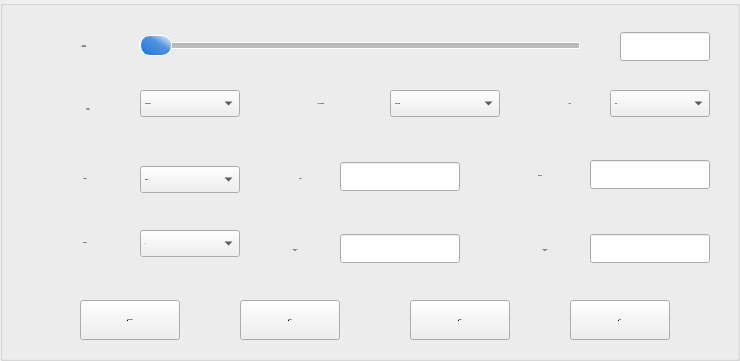
     <widget class="QGroupBox" name="groupBox_3">
      <property name="geometry">
       <rect>
        <x>20</x>
        <y>12</y>
        <width>740</width>
        <height>361</height>
       </rect>
      </property>
      <property name="font">
       <font>
        <pointsize>-1</pointsize>
        <weight>75</weight>
        <italic>false</italic>
        <bold>true</bold>
       </font>
      </property>
      <property name="styleSheet">
       <string notr="true">QGroupBox {
   background-color: qlineargradient(x1: 0, y1: 0, x2: 0, y2: 1,
                                       stop: 0 #4a79b5, stop: 1 #0f0f0f);
/*                                       stop: 0 #3a5976, stop: 1 #000000);*/
     border: 2px solid gray;
     border-radius: 5px;
     margin-top: 1ex; /* leave space at the top for the title */
	 font:bold 16px;	
 }

 QGroupBox::title {
	border:2px solid white;
	border-radius:5px;
     subcontrol-origin: margin;
     subcontrol-position: top left; /* position at the top center */
     background-color: qlineargradient(x1: 0, y1: 0, x2: 0, y2: 1,
                                       stop: 0 #d8dff2, stop: 1 #FFFFFF);
 }
QLabel{
	color:white;
}&lt;?xml version=&quot;1.0&quot; encoding=&quot;UTF-8&quot;?&gt;
&lt;ui version=&quot;4.0&quot;&gt;
 &lt;widget name=&quot;__qt_fake_top_level&quot;&gt;
  &lt;widget class=&quot;QLabel&quot; name=&quot;label_3&quot;&gt;
   &lt;property name=&quot;geometry&quot;&gt;
    &lt;rect&gt;
     &lt;x&gt;10&lt;/x&gt;
     &lt;y&gt;145&lt;/y&gt;
     &lt;width&gt;39&lt;/width&gt;
     &lt;height&gt;17&lt;/height&gt;
    &lt;/rect&gt;
   &lt;/property&gt;
   &lt;property name=&quot;sizePolicy&quot;&gt;
    &lt;sizepolicy hsizetype=&quot;Fixed&quot; vsizetype=&quot;Fixed&quot;&gt;
     &lt;horstretch&gt;0&lt;/horstretch&gt;
     &lt;verstretch&gt;0&lt;/verstretch&gt;
    &lt;/sizepolicy&gt;
   &lt;/property&gt;
   &lt;property name=&quot;font&quot;&gt;
    &lt;font&gt;
     &lt;weight&gt;75&lt;/weight&gt;
     &lt;bold&gt;true&lt;/bold&gt;
    &lt;/font&gt;
   &lt;/property&gt;
   &lt;property name=&quot;text&quot;&gt;
    &lt;string&gt;Filter&lt;/string&gt;
   &lt;/property&gt;
   &lt;property name=&quot;alignment&quot;&gt;
    &lt;set&gt;Qt::AlignCenter&lt;/set&gt;
   &lt;/property&gt;
  &lt;/widget&gt;
  &lt;widget class=&quot;QPushButton&quot; name=&quot;Read&quot;&gt;
   &lt;property name=&quot;geometry&quot;&gt;
    &lt;rect&gt;
     &lt;x&gt;250&lt;/x&gt;
     &lt;y&gt;280&lt;/y&gt;
     &lt;width&gt;100&lt;/width&gt;
     &lt;height&gt;40&lt;/height&gt;
    &lt;/rect&gt;
   &lt;/property&gt;
   &lt;property name=&quot;text&quot;&gt;
    &lt;string&gt;&amp;amp;Read&lt;/string&gt;
   &lt;/property&gt;
  &lt;/widget&gt;
  &lt;widget class=&quot;QLabel&quot; name=&quot;label_2&quot;&gt;
   &lt;property name=&quot;geometry&quot;&gt;
    &lt;rect&gt;
     &lt;x&gt;32&lt;/x&gt;
     &lt;y&gt;216&lt;/y&gt;
     &lt;width&gt;72&lt;/width&gt;
     &lt;height&gt;17&lt;/height&gt;
    &lt;/rect&gt;
   &lt;/property&gt;
   &lt;property name=&quot;sizePolicy&quot;&gt;
    &lt;sizepolicy hsizetype=&quot;Fixed&quot; vsizetype=&quot;Fixed&quot;&gt;
     &lt;horstretch&gt;0&lt;/horstretch&gt;
     &lt;verstretch&gt;0&lt;/verstretch&gt;
    &lt;/sizepolicy&gt;
   &lt;/property&gt;
   &lt;property name=&quot;font&quot;&gt;
    &lt;font&gt;
     &lt;weight&gt;75&lt;/weight&gt;
     &lt;bold&gt;true&lt;/bold&gt;
    &lt;/font&gt;
   &lt;/property&gt;
   &lt;property name=&quot;text&quot;&gt;
    &lt;string&gt;Total Gain&lt;/string&gt;
   &lt;/property&gt;
   &lt;property name=&quot;alignment&quot;&gt;
    &lt;set&gt;Qt::AlignCenter&lt;/set&gt;
   &lt;/property&gt;
  &lt;/widget&gt;
  &lt;widget class=&quot;QLabel&quot; name=&quot;lblVoltage&quot;&gt;
   &lt;property name=&quot;geometry&quot;&gt;
    &lt;rect&gt;
     &lt;x&gt;292&lt;/x&gt;
     &lt;y&gt;145&lt;/y&gt;
     &lt;width&gt;70&lt;/width&gt;
     &lt;height&gt;17&lt;/height&gt;
    &lt;/rect&gt;
   &lt;/property&gt;
   &lt;property name=&quot;sizePolicy&quot;&gt;
    &lt;sizepolicy hsizetype=&quot;Fixed&quot; vsizetype=&quot;Fixed&quot;&gt;
     &lt;horstretch&gt;0&lt;/horstretch&gt;
     &lt;verstretch&gt;0&lt;/verstretch&gt;
    &lt;/sizepolicy&gt;
   &lt;/property&gt;
   &lt;property name=&quot;font&quot;&gt;
    &lt;font&gt;
     &lt;weight&gt;75&lt;/weight&gt;
     &lt;bold&gt;true&lt;/bold&gt;
    &lt;/font&gt;
   &lt;/property&gt;
   &lt;property name=&quot;text&quot;&gt;
    &lt;string&gt;Voltage&lt;/string&gt;
   &lt;/property&gt;
   &lt;property name=&quot;alignment&quot;&gt;
    &lt;set&gt;Qt::AlignCenter&lt;/set&gt;
   &lt;/property&gt;
  &lt;/widget&gt;
  &lt;widget class=&quot;QComboBox&quot; name=&quot;Filter&quot;&gt;
   &lt;property name=&quot;geometry&quot;&gt;
    &lt;rect&gt;
     &lt;x&gt;118&lt;/x&gt;
     &lt;y&gt;140&lt;/y&gt;
     &lt;width&gt;150&lt;/width&gt;
     &lt;height&gt;27&lt;/height&gt;
    &lt;/rect&gt;
   &lt;/property&gt;
   &lt;item&gt;
    &lt;property name=&quot;text&quot;&gt;
     &lt;string&gt;Full&lt;/string&gt;
    &lt;/property&gt;
   &lt;/item&gt;
   &lt;item&gt;
    &lt;property name=&quot;text&quot;&gt;
     &lt;string&gt;20&lt;/string&gt;
    &lt;/property&gt;
   &lt;/item&gt;
   &lt;item&gt;
    &lt;property name=&quot;text&quot;&gt;
     &lt;string&gt;100&lt;/string&gt;
    &lt;/property&gt;
   &lt;/item&gt;
   &lt;item&gt;
    &lt;property name=&quot;text&quot;&gt;
     &lt;string&gt;200&lt;/string&gt;
    &lt;/property&gt;
   &lt;/item&gt;
   &lt;item&gt;
    &lt;property name=&quot;text&quot;&gt;
     &lt;string&gt;350&lt;/string&gt;
    &lt;/property&gt;
   &lt;/item&gt;
   &lt;item&gt;
    &lt;property name=&quot;text&quot;&gt;
     &lt;string&gt;650&lt;/string&gt;
    &lt;/property&gt;
   &lt;/item&gt;
   &lt;item&gt;
    &lt;property name=&quot;text&quot;&gt;
     &lt;string&gt;750&lt;/string&gt;
    &lt;/property&gt;
   &lt;/item&gt;
   &lt;item&gt;
    &lt;property name=&quot;text&quot;&gt;
     &lt;string&gt;X&lt;/string&gt;
    &lt;/property&gt;
   &lt;/item&gt;
  &lt;/widget&gt;
  &lt;widget class=&quot;QLabel&quot; name=&quot;label_6&quot;&gt;
   &lt;property name=&quot;geometry&quot;&gt;
    &lt;rect&gt;
     &lt;x&gt;292&lt;/x&gt;
     &lt;y&gt;207&lt;/y&gt;
     &lt;width&gt;90&lt;/width&gt;
     &lt;height&gt;40&lt;/height&gt;
    &lt;/rect&gt;
   &lt;/property&gt;
   &lt;property name=&quot;sizePolicy&quot;&gt;
    &lt;sizepolicy hsizetype=&quot;Fixed&quot; vsizetype=&quot;Fixed&quot;&gt;
     &lt;horstretch&gt;0&lt;/horstretch&gt;
     &lt;verstretch&gt;0&lt;/verstretch&gt;
    &lt;/sizepolicy&gt;
   &lt;/property&gt;
   &lt;property name=&quot;font&quot;&gt;
    &lt;font&gt;
     &lt;weight&gt;75&lt;/weight&gt;
     &lt;bold&gt;true&lt;/bold&gt;
    &lt;/font&gt;
   &lt;/property&gt;
   &lt;property name=&quot;text&quot;&gt;
    &lt;string&gt;Full Scale&lt;/string&gt;
   &lt;/property&gt;
   &lt;property name=&quot;alignment&quot;&gt;
    &lt;set&gt;Qt::AlignCenter&lt;/set&gt;
   &lt;/property&gt;
  &lt;/widget&gt;
  &lt;widget class=&quot;QLabel&quot; name=&quot;label_4&quot;&gt;
   &lt;property name=&quot;geometry&quot;&gt;
    &lt;rect&gt;
     &lt;x&gt;10&lt;/x&gt;
     &lt;y&gt;75&lt;/y&gt;
     &lt;width&gt;92&lt;/width&gt;
     &lt;height&gt;17&lt;/height&gt;
    &lt;/rect&gt;
   &lt;/property&gt;
   &lt;property name=&quot;sizePolicy&quot;&gt;
    &lt;sizepolicy hsizetype=&quot;Fixed&quot; vsizetype=&quot;Fixed&quot;&gt;
     &lt;horstretch&gt;0&lt;/horstretch&gt;
     &lt;verstretch&gt;0&lt;/verstretch&gt;
    &lt;/sizepolicy&gt;
   &lt;/property&gt;
   &lt;property name=&quot;font&quot;&gt;
    &lt;font&gt;
     &lt;weight&gt;75&lt;/weight&gt;
     &lt;bold&gt;true&lt;/bold&gt;
    &lt;/font&gt;
   &lt;/property&gt;
   &lt;property name=&quot;text&quot;&gt;
    &lt;string&gt;Power Mode&lt;/string&gt;
   &lt;/property&gt;
   &lt;property name=&quot;alignment&quot;&gt;
    &lt;set&gt;Qt::AlignCenter&lt;/set&gt;
   &lt;/property&gt;
  &lt;/widget&gt;
  &lt;widget class=&quot;QLabel&quot; name=&quot;label_5&quot;&gt;
   &lt;property name=&quot;geometry&quot;&gt;
    &lt;rect&gt;
     &lt;x&gt;292&lt;/x&gt;
     &lt;y&gt;75&lt;/y&gt;
     &lt;width&gt;102&lt;/width&gt;
     &lt;height&gt;17&lt;/height&gt;
    &lt;/rect&gt;
   &lt;/property&gt;
   &lt;property name=&quot;sizePolicy&quot;&gt;
    &lt;sizepolicy hsizetype=&quot;Fixed&quot; vsizetype=&quot;Fixed&quot;&gt;
     &lt;horstretch&gt;0&lt;/horstretch&gt;
     &lt;verstretch&gt;0&lt;/verstretch&gt;
    &lt;/sizepolicy&gt;
   &lt;/property&gt;
   &lt;property name=&quot;font&quot;&gt;
    &lt;font&gt;
     &lt;weight&gt;75&lt;/weight&gt;
     &lt;bold&gt;true&lt;/bold&gt;
    &lt;/font&gt;
   &lt;/property&gt;
   &lt;property name=&quot;text&quot;&gt;
    &lt;string&gt;Pre Amp Gain&lt;/string&gt;
   &lt;/property&gt;
   &lt;property name=&quot;alignment&quot;&gt;
    &lt;set&gt;Qt::AlignCenter&lt;/set&gt;
   &lt;/property&gt;
  &lt;/widget&gt;
  &lt;widget class=&quot;QLineEdit&quot; name=&quot;CalcFullScale&quot;&gt;
   &lt;property name=&quot;geometry&quot;&gt;
    &lt;rect&gt;
     &lt;x&gt;400&lt;/x&gt;
     &lt;y&gt;210&lt;/y&gt;
     &lt;width&gt;150&lt;/width&gt;
     &lt;height&gt;29&lt;/height&gt;
    &lt;/rect&gt;
   &lt;/property&gt;
   &lt;property name=&quot;text&quot;&gt;
    &lt;string/&gt;
   &lt;/property&gt;
  &lt;/widget&gt;
  &lt;widget class=&quot;QSlider&quot; name=&quot;Attenuater&quot;&gt;
   &lt;property name=&quot;geometry&quot;&gt;
    &lt;rect&gt;
     &lt;x&gt;100&lt;/x&gt;
     &lt;y&gt;10&lt;/y&gt;
     &lt;width&gt;360&lt;/width&gt;
     &lt;height&gt;30&lt;/height&gt;
    &lt;/rect&gt;
   &lt;/property&gt;
   &lt;property name=&quot;sizePolicy&quot;&gt;
    &lt;sizepolicy hsizetype=&quot;Expanding&quot; vsizetype=&quot;Maximum&quot;&gt;
     &lt;horstretch&gt;0&lt;/horstretch&gt;
     &lt;verstretch&gt;0&lt;/verstretch&gt;
    &lt;/sizepolicy&gt;
   &lt;/property&gt;
   &lt;property name=&quot;styleSheet&quot;&gt;
    &lt;string notr=&quot;true&quot;&gt;QSlider::groove:horizontal { border: 1px solid white; height: 5px;background: qlineargradient(x1:0, y1:0, x2:0, y2:1, stop:0 #B1B1B1, stop:1 #c4c4c4);margin: 1px 0;}    
QSlider::handle:horizontal { background: qlineargradient(x1: 0, y1: 1, x2: 1, y2: 0,stop: 0 #1A74DB, stop: 0.6 #5293DE, stop:1 #FFFFFF); border: 1px solid white;width: 20px; height:10px; margin: -15px 0;border-radius: 10px;}&lt;/string&gt;
   &lt;/property&gt;
   &lt;property name=&quot;maximum&quot;&gt;
    &lt;number&gt;14&lt;/number&gt;
   &lt;/property&gt;
   &lt;property name=&quot;pageStep&quot;&gt;
    &lt;number&gt;1&lt;/number&gt;
   &lt;/property&gt;
   &lt;property name=&quot;orientation&quot;&gt;
    &lt;enum&gt;Qt::Horizontal&lt;/enum&gt;
   &lt;/property&gt;
  &lt;/widget&gt;
  &lt;widget class=&quot;QPushButton&quot; name=&quot;Exit&quot;&gt;
   &lt;property name=&quot;geometry&quot;&gt;
    &lt;rect&gt;
     &lt;x&gt;410&lt;/x&gt;
     &lt;y&gt;280&lt;/y&gt;
     &lt;width&gt;100&lt;/width&gt;
     &lt;height&gt;40&lt;/height&gt;
    &lt;/rect&gt;
   &lt;/property&gt;
   &lt;property name=&quot;text&quot;&gt;
    &lt;string&gt;&amp;amp;Exit&lt;/string&gt;
   &lt;/property&gt;
  &lt;/widget&gt;
  &lt;widget class=&quot;QLabel&quot; name=&quot;label&quot;&gt;
   &lt;property name=&quot;geometry&quot;&gt;
    &lt;rect&gt;
     &lt;x&gt;10&lt;/x&gt;
     &lt;y&gt;10&lt;/y&gt;
     &lt;width&gt;84&lt;/width&gt;
     &lt;height&gt;33&lt;/height&gt;
    &lt;/rect&gt;
   &lt;/property&gt;
   &lt;property name=&quot;sizePolicy&quot;&gt;
    &lt;sizepolicy hsizetype=&quot;Fixed&quot; vsizetype=&quot;Fixed&quot;&gt;
     &lt;horstretch&gt;0&lt;/horstretch&gt;
     &lt;verstretch&gt;0&lt;/verstretch&gt;
    &lt;/sizepolicy&gt;
   &lt;/property&gt;
   &lt;property name=&quot;font&quot;&gt;
    &lt;font&gt;
     &lt;weight&gt;75&lt;/weight&gt;
     &lt;bold&gt;true&lt;/bold&gt;
    &lt;/font&gt;
   &lt;/property&gt;
   &lt;property name=&quot;text&quot;&gt;
    &lt;string&gt;Ladder 
Attenuator &lt;/string&gt;
   &lt;/property&gt;
   &lt;property name=&quot;alignment&quot;&gt;
    &lt;set&gt;Qt::AlignCenter&lt;/set&gt;
   &lt;/property&gt;
  &lt;/widget&gt;
  &lt;widget class=&quot;QComboBox&quot; name=&quot;PreAmpGain&quot;&gt;
   &lt;property name=&quot;geometry&quot;&gt;
    &lt;rect&gt;
     &lt;x&gt;400&lt;/x&gt;
     &lt;y&gt;70&lt;/y&gt;
     &lt;width&gt;150&lt;/width&gt;
     &lt;height&gt;27&lt;/height&gt;
    &lt;/rect&gt;
   &lt;/property&gt;
   &lt;item&gt;
    &lt;property name=&quot;text&quot;&gt;
     &lt;string&gt;Low Gain&lt;/string&gt;
    &lt;/property&gt;
   &lt;/item&gt;
   &lt;item&gt;
    &lt;property name=&quot;text&quot;&gt;
     &lt;string&gt;High Gain&lt;/string&gt;
    &lt;/property&gt;
   &lt;/item&gt;
  &lt;/widget&gt;
  &lt;widget class=&quot;QPushButton&quot; name=&quot;Write&quot;&gt;
   &lt;property name=&quot;geometry&quot;&gt;
    &lt;rect&gt;
     &lt;x&gt;80&lt;/x&gt;
     &lt;y&gt;280&lt;/y&gt;
     &lt;width&gt;100&lt;/width&gt;
     &lt;height&gt;40&lt;/height&gt;
    &lt;/rect&gt;
   &lt;/property&gt;
   &lt;property name=&quot;text&quot;&gt;
    &lt;string&gt;&amp;amp;Write&lt;/string&gt;
   &lt;/property&gt;
  &lt;/widget&gt;
  &lt;widget class=&quot;QComboBox&quot; name=&quot;Voltage&quot;&gt;
   &lt;property name=&quot;geometry&quot;&gt;
    &lt;rect&gt;
     &lt;x&gt;400&lt;/x&gt;
     &lt;y&gt;140&lt;/y&gt;
     &lt;width&gt;150&lt;/width&gt;
     &lt;height&gt;27&lt;/height&gt;
    &lt;/rect&gt;
   &lt;/property&gt;
   &lt;item&gt;
    &lt;property name=&quot;text&quot;&gt;
     &lt;string&gt;20mV&lt;/string&gt;
    &lt;/property&gt;
   &lt;/item&gt;
   &lt;item&gt;
    &lt;property name=&quot;text&quot;&gt;
     &lt;string&gt;50mV&lt;/string&gt;
    &lt;/property&gt;
   &lt;/item&gt;
   &lt;item&gt;
    &lt;property name=&quot;text&quot;&gt;
     &lt;string&gt;100mV&lt;/string&gt;
    &lt;/property&gt;
   &lt;/item&gt;
   &lt;item&gt;
    &lt;property name=&quot;text&quot;&gt;
     &lt;string&gt;200mV&lt;/string&gt;
    &lt;/property&gt;
   &lt;/item&gt;
   &lt;item&gt;
    &lt;property name=&quot;text&quot;&gt;
     &lt;string&gt;500mV&lt;/string&gt;
    &lt;/property&gt;
   &lt;/item&gt;
   &lt;item&gt;
    &lt;property name=&quot;text&quot;&gt;
     &lt;string&gt;1&lt;/string&gt;
    &lt;/property&gt;
   &lt;/item&gt;
   &lt;item&gt;
    &lt;property name=&quot;text&quot;&gt;
     &lt;string&gt;2&lt;/string&gt;
    &lt;/property&gt;
   &lt;/item&gt;
   &lt;item&gt;
    &lt;property name=&quot;text&quot;&gt;
     &lt;string&gt;5&lt;/string&gt;
    &lt;/property&gt;
   &lt;/item&gt;
   &lt;item&gt;
    &lt;property name=&quot;text&quot;&gt;
     &lt;string&gt;10&lt;/string&gt;
    &lt;/property&gt;
   &lt;/item&gt;
  &lt;/widget&gt;
  &lt;widget class=&quot;QLineEdit&quot; name=&quot;ladder&quot;&gt;
   &lt;property name=&quot;geometry&quot;&gt;
    &lt;rect&gt;
     &lt;x&gt;470&lt;/x&gt;
     &lt;y&gt;12&lt;/y&gt;
     &lt;width&gt;90&lt;/width&gt;
     &lt;height&gt;29&lt;/height&gt;
    &lt;/rect&gt;
   &lt;/property&gt;
   &lt;property name=&quot;sizePolicy&quot;&gt;
    &lt;sizepolicy hsizetype=&quot;Fixed&quot; vsizetype=&quot;Fixed&quot;&gt;
     &lt;horstretch&gt;0&lt;/horstretch&gt;
     &lt;verstretch&gt;0&lt;/verstretch&gt;
    &lt;/sizepolicy&gt;
   &lt;/property&gt;
   &lt;property name=&quot;text&quot;&gt;
    &lt;string/&gt;
   &lt;/property&gt;
  &lt;/widget&gt;
  &lt;widget class=&quot;QLineEdit&quot; name=&quot;TotalGain&quot;&gt;
   &lt;property name=&quot;geometry&quot;&gt;
    &lt;rect&gt;
     &lt;x&gt;140&lt;/x&gt;
     &lt;y&gt;210&lt;/y&gt;
     &lt;width&gt;150&lt;/width&gt;
     &lt;height&gt;29&lt;/height&gt;
    &lt;/rect&gt;
   &lt;/property&gt;
   &lt;property name=&quot;text&quot;&gt;
    &lt;string/&gt;
   &lt;/property&gt;
  &lt;/widget&gt;
  &lt;widget class=&quot;QComboBox&quot; name=&quot;PowerMode&quot;&gt;
   &lt;property name=&quot;geometry&quot;&gt;
    &lt;rect&gt;
     &lt;x&gt;118&lt;/x&gt;
     &lt;y&gt;70&lt;/y&gt;
     &lt;width&gt;150&lt;/width&gt;
     &lt;height&gt;27&lt;/height&gt;
    &lt;/rect&gt;
   &lt;/property&gt;
   &lt;item&gt;
    &lt;property name=&quot;text&quot;&gt;
     &lt;string&gt;Full Power&lt;/string&gt;
    &lt;/property&gt;
   &lt;/item&gt;
   &lt;item&gt;
    &lt;property name=&quot;text&quot;&gt;
     &lt;string&gt;Aux Hi-Z&lt;/string&gt;
    &lt;/property&gt;
   &lt;/item&gt;
  &lt;/widget&gt;
 &lt;/widget&gt;
 &lt;resources/&gt;
&lt;/ui&gt;
</string>
      </property>
      <property name="title">
       <string/>
      </property>
      <widget class="QLabel" name="label_3">
       <property name="geometry">
        <rect>
         <x>540</x>
         <y>95</y>
         <width>60</width>
         <height>17</height>
        </rect>
       </property>
       <property name="sizePolicy">
        <sizepolicy hsizetype="Fixed" vsizetype="Fixed">
         <horstretch>0</horstretch>
         <verstretch>0</verstretch>
        </sizepolicy>
       </property>
       <property name="font">
        <font>
         <pointsize>-1</pointsize>
         <weight>75</weight>
         <italic>false</italic>
         <bold>true</bold>
        </font>
       </property>
       <property name="text">
        <string>Filter</string>
       </property>
       <property name="alignment">
        <set>Qt::AlignCenter</set>
       </property>
      </widget>
      <widget class="QPushButton" name="Read">
       <property name="geometry">
        <rect>
         <x>410</x>
         <y>300</y>
         <width>100</width>
         <height>40</height>
        </rect>
       </property>
       <property name="font">
        <font>
         <family>DejaVu Sans</family>
        </font>
       </property>
       <property name="text">
        <string>&amp;Read</string>
       </property>
      </widget>
      <widget class="QLabel" name="label_2">
       <property name="geometry">
        <rect>
         <x>500</x>
         <y>167</y>
         <width>80</width>
         <height>17</height>
        </rect>
       </property>
       <property name="sizePolicy">
        <sizepolicy hsizetype="Fixed" vsizetype="Fixed">
         <horstretch>0</horstretch>
         <verstretch>0</verstretch>
        </sizepolicy>
       </property>
       <property name="font">
        <font>
         <pointsize>-1</pointsize>
         <weight>75</weight>
         <italic>false</italic>
         <bold>true</bold>
        </font>
       </property>
       <property name="text">
        <string>LMH o/p</string>
       </property>
       <property name="alignment">
        <set>Qt::AlignCenter</set>
       </property>
      </widget>
      <widget class="QLabel" name="lblVoltage">
       <property name="geometry">
        <rect>
         <x>50</x>
         <y>170</y>
         <width>70</width>
         <height>17</height>
        </rect>
       </property>
       <property name="sizePolicy">
        <sizepolicy hsizetype="Fixed" vsizetype="Fixed">
         <horstretch>0</horstretch>
         <verstretch>0</verstretch>
        </sizepolicy>
       </property>
       <property name="font">
        <font>
         <pointsize>-1</pointsize>
         <weight>75</weight>
         <italic>false</italic>
         <bold>true</bold>
        </font>
       </property>
       <property name="text">
        <string>Voltage</string>
       </property>
       <property name="alignment">
        <set>Qt::AlignCenter</set>
       </property>
      </widget>
      <widget class="QComboBox" name="Filter">
       <property name="geometry">
        <rect>
         <x>610</x>
         <y>90</y>
         <width>100</width>
         <height>27</height>
        </rect>
       </property>
       <property name="font">
        <font>
         <family>DejaVu Sans</family>
        </font>
       </property>
       <item>
        <property name="text">
         <string>Full</string>
        </property>
       </item>
       <item>
        <property name="text">
         <string>20</string>
        </property>
       </item>
       <item>
        <property name="text">
         <string>100</string>
        </property>
       </item>
       <item>
        <property name="text">
         <string>200</string>
        </property>
       </item>
       <item>
        <property name="text">
         <string>350</string>
        </property>
       </item>
       <item>
        <property name="text">
         <string>650</string>
        </property>
       </item>
       <item>
        <property name="text">
         <string>750</string>
        </property>
       </item>
       <item>
        <property name="text">
         <string>X</string>
        </property>
       </item>
      </widget>
      <widget class="QLabel" name="label_6">
       <property name="geometry">
        <rect>
         <x>250</x>
         <y>230</y>
         <width>90</width>
         <height>40</height>
        </rect>
       </property>
       <property name="sizePolicy">
        <sizepolicy hsizetype="Fixed" vsizetype="Fixed">
         <horstretch>0</horstretch>
         <verstretch>0</verstretch>
        </sizepolicy>
       </property>
       <property name="font">
        <font>
         <pointsize>-1</pointsize>
         <weight>75</weight>
         <italic>false</italic>
         <bold>true</bold>
        </font>
       </property>
       <property name="text">
        <string>Total Gain
(dB)</string>
       </property>
       <property name="alignment">
        <set>Qt::AlignCenter</set>
       </property>
      </widget>
      <widget class="QLabel" name="label_4">
       <property name="geometry">
        <rect>
         <x>42</x>
         <y>89</y>
         <width>92</width>
         <height>40</height>
        </rect>
       </property>
       <property name="sizePolicy">
        <sizepolicy hsizetype="Fixed" vsizetype="Fixed">
         <horstretch>0</horstretch>
         <verstretch>0</verstretch>
        </sizepolicy>
       </property>
       <property name="font">
        <font>
         <pointsize>-1</pointsize>
         <weight>75</weight>
         <italic>false</italic>
         <bold>true</bold>
        </font>
       </property>
       <property name="text">
        <string>Power 
Mode</string>
       </property>
       <property name="alignment">
        <set>Qt::AlignCenter</set>
       </property>
      </widget>
      <widget class="QLabel" name="label_5">
       <property name="geometry">
        <rect>
         <x>270</x>
         <y>95</y>
         <width>102</width>
         <height>17</height>
        </rect>
       </property>
       <property name="sizePolicy">
        <sizepolicy hsizetype="Fixed" vsizetype="Fixed">
         <horstretch>0</horstretch>
         <verstretch>0</verstretch>
        </sizepolicy>
       </property>
       <property name="font">
        <font>
         <pointsize>-1</pointsize>
         <weight>75</weight>
         <italic>false</italic>
         <bold>true</bold>
        </font>
       </property>
       <property name="text">
        <string>Pre Amp Gain</string>
       </property>
       <property name="alignment">
        <set>Qt::AlignCenter</set>
       </property>
      </widget>
      <widget class="QLineEdit" name="totalGaindB">
       <property name="geometry">
        <rect>
         <x>340</x>
         <y>234</y>
         <width>120</width>
         <height>29</height>
        </rect>
       </property>
       <property name="font">
        <font>
         <pointsize>-1</pointsize>
         <weight>75</weight>
         <italic>false</italic>
         <bold>true</bold>
        </font>
       </property>
       <property name="text">
        <string/>
       </property>
      </widget>
      <widget class="QSlider" name="Attenuater">
       <property name="geometry">
        <rect>
         <x>139</x>
         <y>10</y>
         <width>441</width>
         <height>71</height>
        </rect>
       </property>
       <property name="sizePolicy">
        <sizepolicy hsizetype="Expanding" vsizetype="Maximum">
         <horstretch>0</horstretch>
         <verstretch>0</verstretch>
        </sizepolicy>
       </property>
       <property name="font">
        <font>
         <family>DejaVu Sans</family>
        </font>
       </property>
       <property name="styleSheet">
        <string notr="true">QSlider::groove:horizontal { border: 1px solid white; height: 5px;background: qlineargradient(x1:0, y1:0, x2:0, y2:1, stop:0 #B1B1B1, stop:1 #c4c4c4);margin: 1px 0;}    
QSlider::handle:horizontal { background: qlineargradient(x1: 0, y1: 1, x2: 1, y2: 0,stop: 0 #1A74DB, stop: 0.6 #5293DE, stop:1 #FFFFFF); border: 1px solid white;width: 30px; height:25px; margin: -8px 0px;border-radius: 10px;}</string>
       </property>
       <property name="maximum">
        <number>10</number>
       </property>
       <property name="pageStep">
        <number>1</number>
       </property>
       <property name="orientation">
        <enum>Qt::Horizontal</enum>
       </property>
      </widget>
      <widget class="QPushButton" name="Exit">
       <property name="geometry">
        <rect>
         <x>570</x>
         <y>300</y>
         <width>100</width>
         <height>40</height>
        </rect>
       </property>
       <property name="font">
        <font>
         <family>DejaVu Sans</family>
        </font>
       </property>
       <property name="text">
        <string>&amp;Exit</string>
       </property>
      </widget>
      <widget class="QLabel" name="label">
       <property name="geometry">
        <rect>
         <x>42</x>
         <y>30</y>
         <width>84</width>
         <height>33</height>
        </rect>
       </property>
       <property name="sizePolicy">
        <sizepolicy hsizetype="Fixed" vsizetype="Fixed">
         <horstretch>0</horstretch>
         <verstretch>0</verstretch>
        </sizepolicy>
       </property>
       <property name="font">
        <font>
         <pointsize>-1</pointsize>
         <weight>75</weight>
         <italic>false</italic>
         <bold>true</bold>
        </font>
       </property>
       <property name="text">
        <string>Ladder 
Attenuator </string>
       </property>
       <property name="alignment">
        <set>Qt::AlignCenter</set>
       </property>
      </widget>
      <widget class="QComboBox" name="PreAmpGain">
       <property name="geometry">
        <rect>
         <x>390</x>
         <y>90</y>
         <width>110</width>
         <height>27</height>
        </rect>
       </property>
       <property name="font">
        <font>
         <family>DejaVu Sans</family>
        </font>
       </property>
       <item>
        <property name="text">
         <string>Low Gain</string>
        </property>
       </item>
       <item>
        <property name="text">
         <string>High Gain</string>
        </property>
       </item>
      </widget>
      <widget class="QPushButton" name="Write">
       <property name="geometry">
        <rect>
         <x>240</x>
         <y>300</y>
         <width>100</width>
         <height>40</height>
        </rect>
       </property>
       <property name="font">
        <font>
         <family>DejaVu Sans</family>
        </font>
       </property>
       <property name="text">
        <string>&amp;Write</string>
       </property>
      </widget>
      <widget class="QComboBox" name="Voltage">
       <property name="geometry">
        <rect>
         <x>140</x>
         <y>166</y>
         <width>100</width>
         <height>27</height>
        </rect>
       </property>
       <property name="font">
        <font>
         <family>DejaVu Sans</family>
        </font>
       </property>
       <item>
        <property name="text">
         <string>20mV</string>
        </property>
       </item>
       <item>
        <property name="text">
         <string>50mV</string>
        </property>
       </item>
       <item>
        <property name="text">
         <string>100mV</string>
        </property>
       </item>
       <item>
        <property name="text">
         <string>200mV</string>
        </property>
       </item>
       <item>
        <property name="text">
         <string>500mV</string>
        </property>
       </item>
       <item>
        <property name="text">
         <string>1</string>
        </property>
       </item>
       <item>
        <property name="text">
         <string>2</string>
        </property>
       </item>
       <item>
        <property name="text">
         <string>5</string>
        </property>
       </item>
       <item>
        <property name="text">
         <string>10</string>
        </property>
       </item>
      </widget>
      <widget class="QLineEdit" name="ladder">
       <property name="geometry">
        <rect>
         <x>620</x>
         <y>32</y>
         <width>90</width>
         <height>29</height>
        </rect>
       </property>
       <property name="sizePolicy">
        <sizepolicy hsizetype="Fixed" vsizetype="Fixed">
         <horstretch>0</horstretch>
         <verstretch>0</verstretch>
        </sizepolicy>
       </property>
       <property name="font">
        <font>
         <pointsize>-1</pointsize>
         <weight>75</weight>
         <italic>false</italic>
         <bold>true</bold>
        </font>
       </property>
       <property name="text">
        <string/>
       </property>
      </widget>
      <widget class="QLineEdit" name="TotalGain">
       <property name="geometry">
        <rect>
         <x>590</x>
         <y>160</y>
         <width>120</width>
         <height>29</height>
        </rect>
       </property>
       <property name="font">
        <font>
         <pointsize>-1</pointsize>
         <weight>75</weight>
         <italic>false</italic>
         <bold>true</bold>
        </font>
       </property>
       <property name="text">
        <string/>
       </property>
      </widget>
      <widget class="QComboBox" name="PowerMode">
       <property name="geometry">
        <rect>
         <x>140</x>
         <y>90</y>
         <width>100</width>
         <height>27</height>
        </rect>
       </property>
       <property name="font">
        <font>
         <family>DejaVu Sans</family>
        </font>
       </property>
       <item>
        <property name="text">
         <string>Full Power</string>
        </property>
       </item>
       <item>
        <property name="text">
         <string>Aux Hi-Z</string>
        </property>
       </item>
      </widget>
      <widget class="QPushButton" name="Calculate">
       <property name="geometry">
        <rect>
         <x>80</x>
         <y>300</y>
         <width>100</width>
         <height>40</height>
        </rect>
       </property>
       <property name="font">
        <font>
         <family>DejaVu Sans</family>
        </font>
       </property>
       <property name="text">
        <string>&amp;Calculate</string>
       </property>
      </widget>
      <widget class="QLineEdit" name="Data">
       <property name="geometry">
        <rect>
         <x>340</x>
         <y>162</y>
         <width>120</width>
         <height>29</height>
        </rect>
       </property>
       <property name="font">
        <font>
         <pointsize>-1</pointsize>
         <weight>75</weight>
         <italic>false</italic>
         <bold>true</bold>
        </font>
       </property>
       <property name="text">
        <string/>
       </property>
      </widget>
      <widget class="QLabel" name="label_16">
       <property name="geometry">
        <rect>
         <x>270</x>
         <y>170</y>
         <width>61</width>
         <height>17</height>
        </rect>
       </property>
       <property name="sizePolicy">
        <sizepolicy hsizetype="Fixed" vsizetype="Fixed">
         <horstretch>0</horstretch>
         <verstretch>0</verstretch>
        </sizepolicy>
       </property>
       <property name="font">
        <font>
         <pointsize>-1</pointsize>
         <weight>75</weight>
         <italic>false</italic>
         <bold>true</bold>
        </font>
       </property>
       <property name="text">
        <string>Data</string>
       </property>
       <property name="alignment">
        <set>Qt::AlignCenter</set>
       </property>
      </widget>
      <widget class="QLineEdit" name="totalGainV">
       <property name="geometry">
        <rect>
         <x>590</x>
         <y>234</y>
         <width>120</width>
         <height>29</height>
        </rect>
       </property>
       <property name="font">
        <font>
         <pointsize>-1</pointsize>
         <weight>75</weight>
         <italic>false</italic>
         <bold>true</bold>
        </font>
       </property>
       <property name="text">
        <string/>
       </property>
      </widget>
      <widget class="QLabel" name="label_17">
       <property name="geometry">
        <rect>
         <x>500</x>
         <y>230</y>
         <width>90</width>
         <height>40</height>
        </rect>
       </property>
       <property name="sizePolicy">
        <sizepolicy hsizetype="Fixed" vsizetype="Fixed">
         <horstretch>0</horstretch>
         <verstretch>0</verstretch>
        </sizepolicy>
       </property>
       <property name="font">
        <font>
         <pointsize>-1</pointsize>
         <weight>75</weight>
         <italic>false</italic>
         <bold>true</bold>
        </font>
       </property>
       <property name="text">
        <string>Total Gain
(Volt)</string>
       </property>
       <property name="alignment">
        <set>Qt::AlignCenter</set>
       </property>
      </widget>
      <widget class="QComboBox" name="ChannelSel">
       <property name="geometry">
        <rect>
         <x>140</x>
         <y>230</y>
         <width>100</width>
         <height>27</height>
        </rect>
       </property>
       <property name="font">
        <font>
         <family>DejaVu Sans</family>
        </font>
       </property>
       <item>
        <property name="text">
         <string>1</string>
        </property>
       </item>
       <item>
        <property name="text">
         <string>2</string>
        </property>
       </item>
      </widget>
      <widget class="QLabel" name="lblChannel">
       <property name="geometry">
        <rect>
         <x>50</x>
         <y>234</y>
         <width>70</width>
         <height>17</height>
        </rect>
       </property>
       <property name="sizePolicy">
        <sizepolicy hsizetype="Fixed" vsizetype="Fixed">
         <horstretch>0</horstretch>
         <verstretch>0</verstretch>
        </sizepolicy>
       </property>
       <property name="font">
        <font>
         <pointsize>-1</pointsize>
         <weight>75</weight>
         <italic>false</italic>
         <bold>true</bold>
        </font>
       </property>
       <property name="text">
        <string>Channel</string>
       </property>
       <property name="alignment">
        <set>Qt::AlignCenter</set>
       </property>
      </widget>
     </widget>
